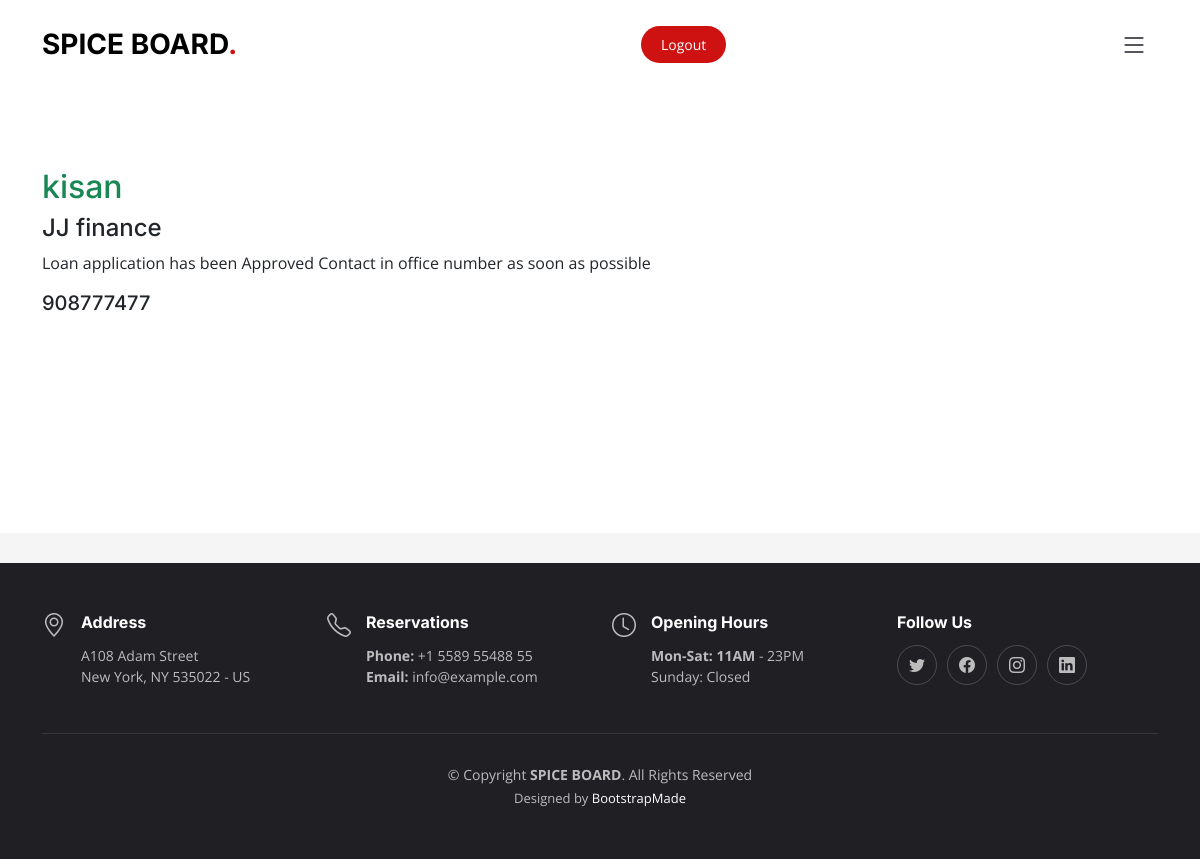
Page /farmer_view_loan_status/ (signed in) on the committed database.
### app/models.py (models this page shows)
class Loantable(models.Model):
    appid = models.AutoField(primary_key=True)
    app_amount=models.CharField(max_length=100)
    docmnt1=models.ImageField(max_length=100)
    docmnt2=models.ImageField(max_length=100)
    docmnt3=models.ImageField(max_length=100)
    fid=models.ForeignKey(Farmertable,on_delete=models.CASCADE,blank=True,null=True)
    loanid=models.ForeignKey(Schemetable,on_delete=models.CASCADE,blank=True,null=True)
    app1=models.CharField(max_length=100,default="" )
    app2=models.CharField(max_length=100,default="" )

class Schemetable(models.Model):
    loanid = models.AutoField(primary_key=True)
    loan_name=models.CharField(max_length=100)
    type_loan=models.CharField(max_length=100)
    repayment=models.ImageField(max_length=100)
    docu=models.CharField(max_length=100)
    amount=models.CharField(max_length=100)
    interest=models.CharField(max_length=100)
    invid=models.ForeignKey(Investortable,on_delete=models.CASCADE,blank=True,null=True)
    loan1=models.CharField(max_length=100,default="" )
    loan2=models.CharField(max_length=100,default="" )

class Investortable(models.Model):
    invid = models.AutoField(primary_key=True)
    inv_name=models.CharField(max_length=100)
    inv_phone=models.CharField(max_length=100)
    inv_address=models.CharField(max_length=100)
    inv_email=models.CharField(max_length=100)
    inv_pass=models.CharField(max_length=100)
    inv_loca=models.CharField(max_length=100)
    inv1=models.CharField(max_length=100,default="" )
    inv2=models.CharField(max_length=100,default="" )
    inv3=models.CharField(max_length=100,default="" )
    inv4=models.CharField(max_length=100,default="" )
    inv5=models.CharField(max_length=100,default="" )

### app/views.py (the view)
# urls.py: path('farmer_view_loan_status/', views.farmer_view_loan_status),
def farmer_view_loan_status(request):
    fid=request.session.get('fid')
    abc=Loantable.objects.filter(fid_id=fid)
    return render(request, 'farmer/farmer_view_loan_status.html',{"abc":abc})

### templates/farmer/farmer_view_loan_status.html (shortened to what this page needs)
{% extends 'farmer/farmer_home.html' %} {% load static %} {% block content %}
<div class="mt-5">
    <div class="container">
  <br />
  <br />
  <br />
  <br />
  <br />
      {% for i in abc%}
      {% if i.app1 == "approved" %}
      <h2 class="text-success">{{i.loanid.loan_name}}</h2>
      <h4>{{i.loanid.invid.inv_name}}</h4>
      <p>Loan application has been Approved Contact in office number as soon as possible</p>
      <h5>{{i.loanid.invid.inv_phone}}</h5>
   {% endif %}
      {% endfor %}
    </div>
    <br /><br /><br /><br /><br />
    {% endblock %}

### static/assets/css/main.css (style rules this page uses)
:root { --font-default: "Open Sans", system-ui, -apple-system, "Segoe UI", Roboto, "Helvetica Neue", Arial, "Noto Sans", "Liberation Sans", sans-serif, "Apple Color Emoji", "Segoe UI Emoji", "Segoe UI Symbol", "Noto Color Emoji"; --font-primary: "Amatic SC", sans-serif; --font-secondary: "Inter", sans-serif; }
:root { --color-default: #212529; --color-primary: #ce1212; --color-secondary: #37373f; }
:root { scroll-behavior: smooth; }
body { font-family: var(--font-default); color: var(--color-default); }
h1, h2, h3, h4, h5, h6 { font-family: var(--font-secondary); }

### rows in the picture
Loantable: loanid.loan_name "kisan", loanid.invid.inv_name "JJ finance", loanid.invid.inv_phone "908777477"
